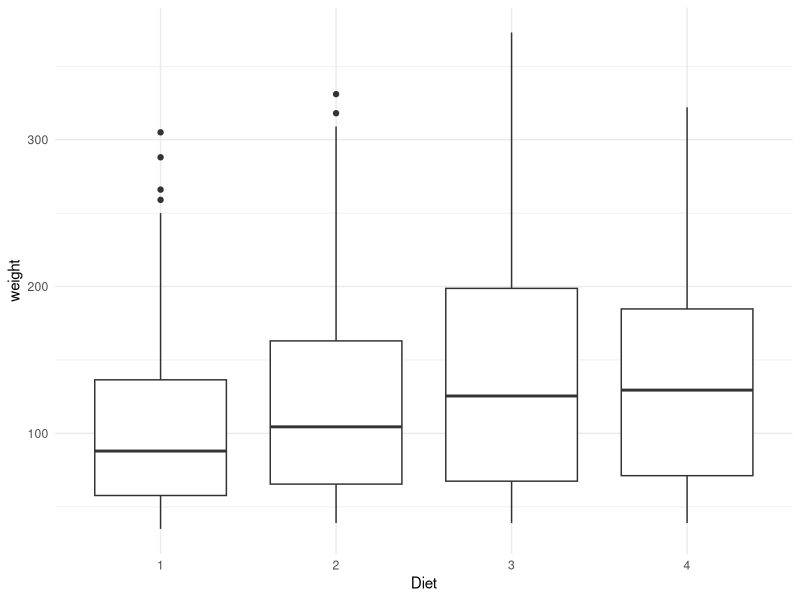
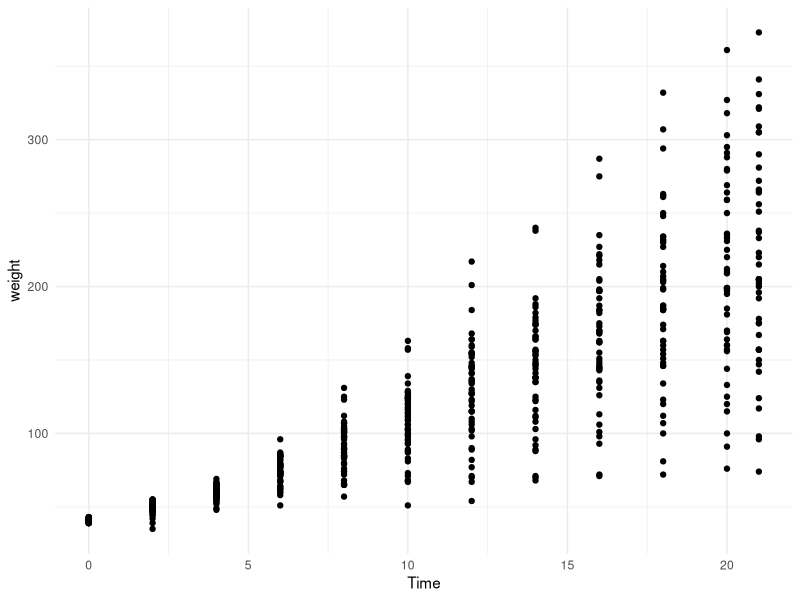
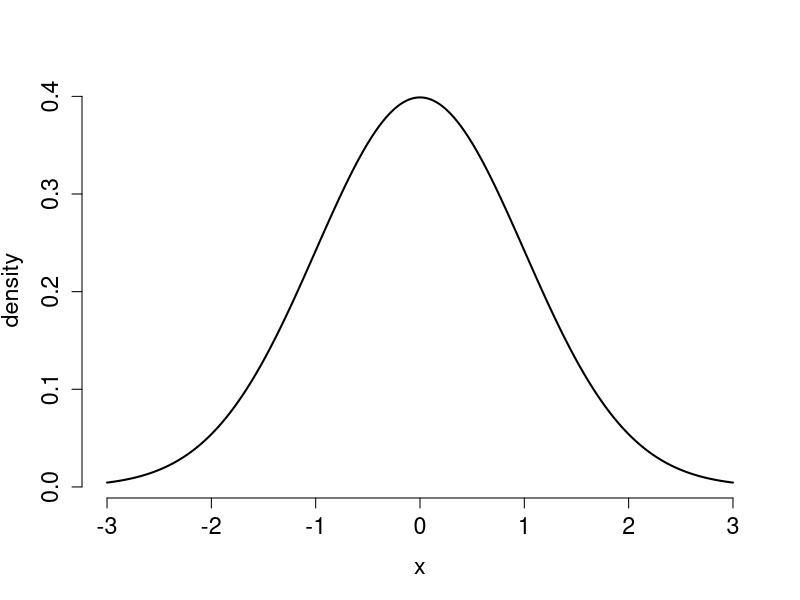
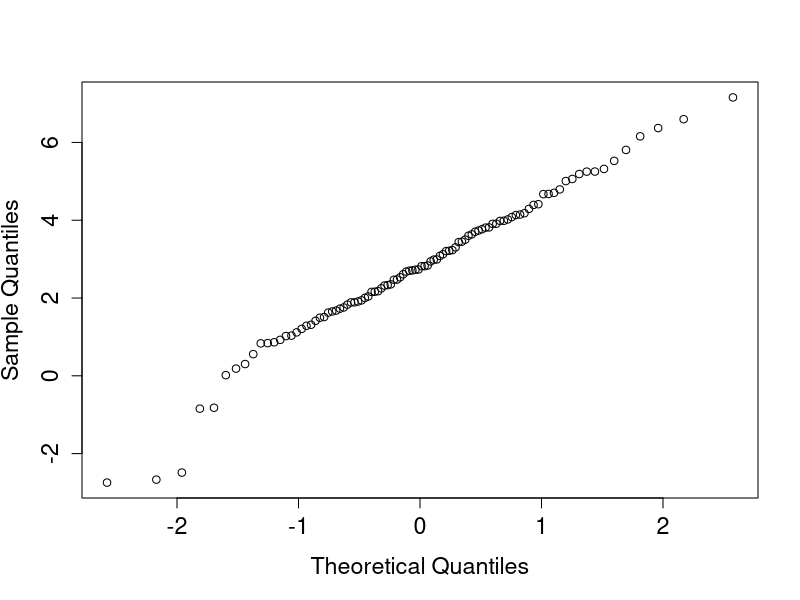

Here is the R script that generated these plots, in order:
## ---- chunk 1
knitr::opts_chunk$set(
  collapse = TRUE,
  comment = "#>"
)
include_solutions <- TRUE
## ---- chunk 2
require(rmarkdown)
require(knitr)
require(kableExtra)
# Put any library imports and other preamble here.
library(ggplot2)
library(dplyr)
## ---- chunk 3
chickens <- datasets::ChickWeight
## ---- chunk 4
mean(chickens$weight)
median(chickens$weight)
## ---- chunk 5
#| results: hold
mean(chickens$weight)
median(chickens$weight)
## ---- chunk 6
chickens %>% ggplot(aes(x = Diet, y = weight)) +
  geom_boxplot() +
  theme_minimal()
## ---- chunk 7
table(chickens$Diet)
## ---- chunk 8
#| label: fig-diet-count
diet_table <- table(chickens$Diet)
knitr::kable(diet_table, col.names = c("Diet", "Count"))
## ---- chunk 9
#linear model

fit <- lm(weight ~ Diet, data = chickens)
summary(fit)
## ---- chunk 10
knitr::kable(round(summary(fit)$coefficients,2))
## ---- chunk 11
#| label: fig-time-series
#| fig-cap: "A scatterplot displaying the varying weights of each chick over time."
chickens %>% ggplot(aes(x = Time, y = weight)) +
  geom_point() +
  theme_minimal()
## ---- chunk 12
#| layout-ncol: 2
#| label: fig-example-plots
#| fig-cap: "Two example plots relating to the Gaussian distribution."
#| fig-subcap: 
#|   - "Gaussian distribution"
#|   - "Gaussian QQ-plot"

x <- seq(from = -3, to = 3,by = 0.01)
density <- dnorm(x, mean = 0, sd = 1)

plot(
  x = x,
  y = density,
  bty = "n",
  cex.axis = 1.4,
  cex.lab = 1.4,
  type = "l",
  lwd = 2)

y <- rnorm(n = 100, mean = 3, sd = 2)
qqnorm(y, cex.axis = 1.4, cex.lab = 1.4, main = "")
